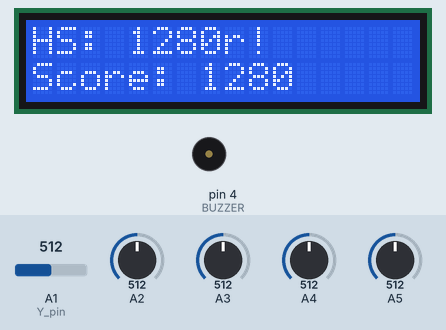
Recording of a sketch running on a simulated Arduino Uno, built with avr-gcc and run on an emulated ATmega328P. Parts: 16×2 character LCD, buzzer (waves = sounding). Inputs (shaded band) come from the test bench; at power-on: A1 (Y_pin) = 512, A2 = 512, A3 = 512, A4 = 512, A5 = 512. Random numbers use the default seed unless the sketch sets one; EEPROM starts erased; what the sketch prints to the serial monitor is not drawn.

Above: at 8.8 s.
At 14.4 s:
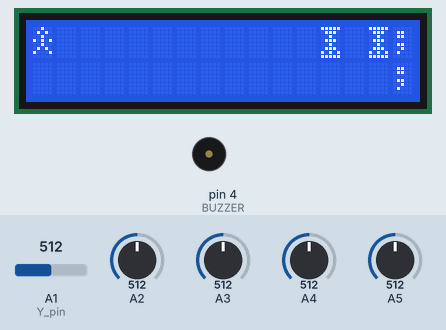
14.5 s: A1 (Y_pin) set to 775
17.4 s: A1 (Y_pin) set to 799
At 17.6 s:
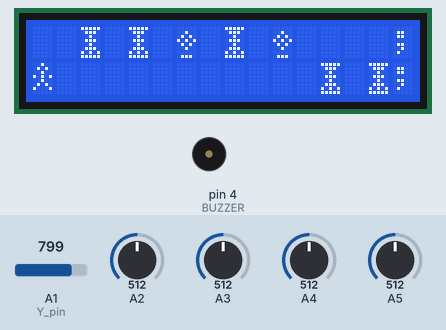
19.7 s: A1 (Y_pin) set to 306
At 21.8 s:
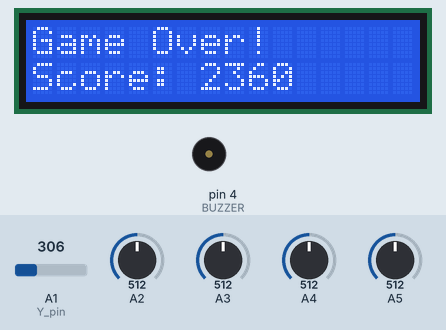
Timing chart, 0 to 30.0 s (numbered marks = the images above; inputs shaded):
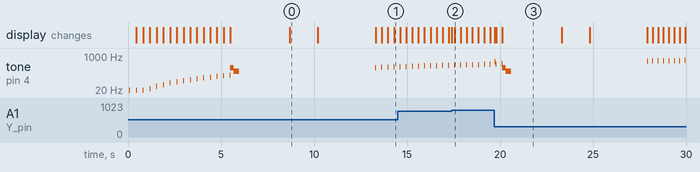

The sketch:

Game.ino
```cpp
#include <LiquidCrystal.h>
#include <EEPROM.h>
#include "pitches.h"

#define BUZZER 4
int topRow[] = {
  0, 0, 0, 0, 0, 0, 0, 0, 0, 0, 0, 0, 0, 0, 0
};
int bottomRow[] = {
  0, 0, 0, 0, 0, 0, 0, 0, 0, 0, 0, 0, 0, 0, 0
};
int speed = 1000;
const int X_pin = A0;  // analog pin connected to X output
const int Y_pin = A1;  // analog pin connected to Y output
LiquidCrystal lcd(7, 8, 9, 10, 11, 12);

byte player[8] = {
  B00100,
  B01010,
  B00100,
  B10101,
  B00100,
  B01010,
  B10001,
};
byte wall[8] = {
  B11111,
  B01110,
  B00100,
  B01110,
  B00100,
  B01110,
  B10101,
  B11111
};
byte coin[8] = {
  B00000,
  B00100,
  B01010,
  B10101,
  B01010,
  B00100,
  B00000,
  B01110
};
void (*resetFunc)(void) = 0;
void setup() {
  lcd.noBlink();
  lcd.noCursor();
  Serial.begin(115200);
  lcd.begin(16, 2);
  int seedBuffer;
  long sTime = millis();
  while(millis()-sTime <= 50){
    sTime += analogRead(1) + analogRead(2) + analogRead(3) + analogRead(4) + analogRead(5);
  }

  randomSeed(sTime);
  lcd.createChar(2, coin);
  lcd.createChar(1, wall);
  lcd.createChar(0, player);
  pinMode(BUZZER, OUTPUT);
}
int lastTop = 0;
int lastBottom = 0;
bool slot = false;
bool playerPos = false;
long score = 0;
bool gameOver() {

  lcd.clear();
  lcd.home();

  Serial.println("Game Over!");
  lcd.print("Game Over!");
  lcd.setCursor(0, 1);
  lcd.print("Score: ");
  lcd.print(score);
  tone(BUZZER,NOTE_C4,300);
  delay(200);
  tone(BUZZER,NOTE_F3,300);
  delay(3000);
  lcd.home();
  lcd.print("HS: ");
  long HS = 0;
  EEPROM.get(0, HS);

  if (score > HS) {
    EEPROM.put(0, score);
    lcd.print(score);
    lcd.setCursor(0, 1);
    delay(1500);
    lcd.print("New High Score!");
    delay(3000);
  } else {
    lcd.print(HS);
    delay(3000);
  }
  resetFunc();
}
void checkInput() {
  lcd.home();
  if (analogRead(Y_pin) < 450) {
    playerPos = false;
  } else {
    if (analogRead(Y_pin) > 790) {
      playerPos = true;
    }
  }
  return true;
}
void reward(){
  score += 600;
  tone(BUZZER, NOTE_C5,250);
}
void loop() {
  lcd.noBlink();
  lcd.noCursor();
  if (speed > 50) {
    speed = floor(350 - (pow(log((millis() / 1000) + 1), 3.50969)));
  }

  shiftRows();
  if (slot == true) {
    chooseTiles();
  } else {
    topRow[14] = 0;
    bottomRow[14] = 0;
  }
  drawRow(topRow, true);
  drawRow(bottomRow, false);
  checkInput();
  slot = !slot;
  score += 80;
  long t1 = millis() + 1;
  tone(BUZZER,(millis()/50)%1200,10);
  do{
    checkInput();
    if (int(floor((millis() / 5))) % 5 == 1) {
      if (playerPos == false) {

        if (topRow[0] == 1) {
          gameOver();
        }
        if (topRow[0] == 2) {
          reward();
          topRow[0] = 0;
        }
        lcd.setCursor(0, 0);
        lcd.write(byte(0));
        lcd.setCursor(0, 1);
        lcd.print(" ");
      } else {
        if (bottomRow[0] == 1) {
          gameOver();
        }
        if (bottomRow[0] == 2) {
          reward();
          bottomRow[0] = 0;
        }
        lcd.setCursor(0, 1);
        lcd.write(byte(0));
        lcd.setCursor(0, 0);
        lcd.print(" ");
      }
    }
  } while ((millis() + 1 - t1) < speed);

  Serial.print(" Speed: ");
  Serial.print(speed);

  Serial.print(" Lag: ");
  Serial.print((millis() + 1 - t1) - speed);

  Serial.print(" Score: ");
  Serial.println(score);
}
bool chooseTiles() {
  int currentTop = generateTile();
  int currentBottom = 0;
  if (lastBottom == 1) {
    currentTop = 0;
  }

  if (currentTop == 1) {
    currentBottom = 0;
    if (random(1, 3) == 1) {
      currentBottom = 2;
    }
  } else {

    if (currentTop == 0) {
      currentBottom = generateTile();
    }
  }
  if (lastTop == 1) {
    currentBottom = 0;
  }
  lastTop = currentTop;
  lastBottom = currentBottom;
  topRow[14] = currentTop;
  bottomRow[14] = currentBottom;
  return true;
}
bool shiftRows() {
  memcpy(topRow, &topRow[1], sizeof(topRow) - sizeof(bool));
  memcpy(bottomRow, &bottomRow[1], sizeof(bottomRow) - sizeof(bool));
}
bool drawRow(int row[15], bool isTopSide) {
  int rowNo = 1;
  if (isTopSide == true) { rowNo = 0; }
  for (int tile = 0; tile < 15; tile++) {
    lcd.setCursor(tile, rowNo);
    if (row[tile] == 1) {
      lcd.write(byte(1));
    } else {
      if (row[tile] == 2) {
        lcd.write(byte(2));
      } else {
        lcd.print(" ");
      }
    }
  }
  lcd.print(";");
}
int generateTile() {
  if (random(1, 4) == 1) {
    return 1;  //wall
  } else if (random(1, 6) == 1) {
    return 2;  //coin
  } else {
    return 0;  //air
  }
}
```

Measured:
- the behaviour switches between 790 and 791 on A1 (Y_pin) (found by bisection; images 1 and 2)
- by itself, tone on pin 4 (BUZZER): plays 523 Hz for 0.07 s, 395 Hz for 0.01 s, 401 Hz for 0.01 s, 262 Hz for 0.20 s, 175 Hz for 0.30 s, 558 Hz for 0.01 s … (13 notes in this stretch)
- what the display in image 0 shows lasts 1.5 s, from 8.7 s to 10.2 s
